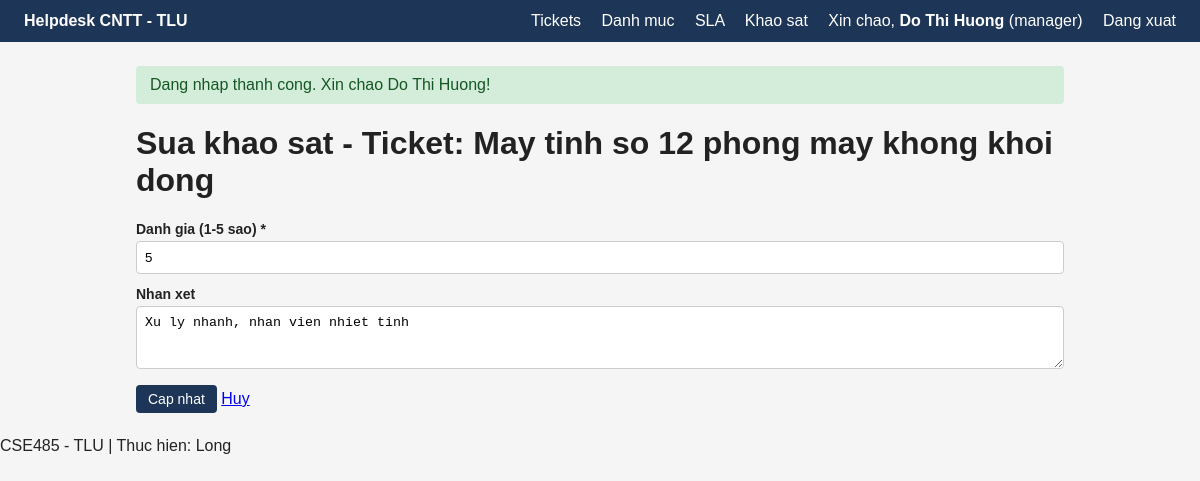
/modules/surveys/edit.php?id=1 (signed in), run on the app's committed database.
### tables this page shows
CREATE TABLE satisfaction_surveys (
    id INT AUTO_INCREMENT PRIMARY KEY,
    ticket_id INT NOT NULL UNIQUE,
    rating TINYINT NOT NULL CHECK (rating BETWEEN 1 AND 5),
    feedback VARCHAR(255) DEFAULT NULL,
    created_at DATETIME DEFAULT CURRENT_TIMESTAMP,
    CONSTRAINT fk_survey_ticket
        FOREIGN KEY (ticket_id) REFERENCES tickets(id) ON DELETE CASCADE
);

CREATE TABLE tickets (
    id INT AUTO_INCREMENT PRIMARY KEY,
    requester_id INT NOT NULL,
    category_id INT NOT NULL,
    title VARCHAR(200) NOT NULL,
    description TEXT NOT NULL,
    status ENUM('open','assigned','in_progress','resolved','closed','cancelled')
        NOT NULL DEFAULT 'open',
    created_at DATETIME DEFAULT CURRENT_TIMESTAMP,
    updated_at DATETIME DEFAULT CURRENT_TIMESTAMP ON UPDATE CURRENT_TIMESTAMP,
    CONSTRAINT fk_ticket_requester
        FOREIGN KEY (requester_id) REFERENCES users(id),
    CONSTRAINT fk_ticket_category
        FOREIGN KEY (category_id) REFERENCES ticket_categories(id)
);

### includes/functions.php (called while the page is built, shortened)
<?php
function e($str) {
    return htmlspecialchars($str ?? '', ENT_QUOTES, 'UTF-8');
}

### modules/surveys/edit.php (the view, shortened to what this page needs)
<?php
require_once __DIR__ . '/../../config/db.php';
$id = (int)($_GET['id'] ?? $_POST['id'] ?? 0);
$sql = "SELECT sv.*, t.title AS ticket_title
        FROM satisfaction_surveys sv
        JOIN tickets t ON t.id = sv.ticket_id
        WHERE sv.id = ?";
$stmt = mysqli_prepare($conn, $sql);
mysqli_stmt_bind_param($stmt, 'i', $id);
mysqli_stmt_execute($stmt);
$result = mysqli_stmt_get_result($stmt);
$survey = mysqli_fetch_assoc($result);
$rating = $survey['rating'];
$feedback = $survey['feedback'];
require_once __DIR__ . '/../../includes/header.php';
?>
<h1>Sua khao sat - Ticket: <?= e($survey['ticket_title']) ?></h1>
<form method="POST" action="edit.php?id=<?= (int)$id ?>">
    <div class="form-group">
        <label for="rating">Danh gia (1-5 sao) *</label>
        <input type="number" id="rating" name="rating" min="1" max="5"
               value="<?= e($rating) ?>" required>
    </div>
    <div class="form-group">
        <label for="feedback">Nhan xet</label>
        <textarea id="feedback" name="feedback" rows="3"><?= e($feedback) ?></textarea>
    </div>
    <button type="submit" class="btn">Cap nhat</button>
    <a href="list.php">Huy</a>
</form>
<?php require_once __DIR__ . '/../../includes/footer.php'; ?>

### public/assets/css/style.css (style rules this page uses)
* { box-sizing: border-box; }
body { font-family: Arial, sans-serif; margin: 0; background: #f5f5f5; color: #222; }
.btn { display: inline-block; padding: 6px 12px; background: #1d3557; color: #fff; text-decoration: none; border-radius: 4px; border: none; cursor: pointer; font-size: 14px; }
.form-group { margin-bottom: 12px; }
label { display: block; margin-bottom: 4px; font-weight: bold; font-size: 14px; }
input, textarea, select { width: 100%; padding: 8px; border: 1px solid #ccc; border-radius: 4px; }

### data on the page
satisfaction_surveys: ticket.title "May tinh so 12 phong may khong khoi dong", rating "5", feedback "Xu ly nhanh, nhan vien nhiet tinh"

### other printed values
$_SESSION['user_name'] "Do Thi Huong"
$_SESSION['user_role'] "manager"
$flash['message'] "Dang nhap thanh cong. Xin chao Do Thi Huong!"
